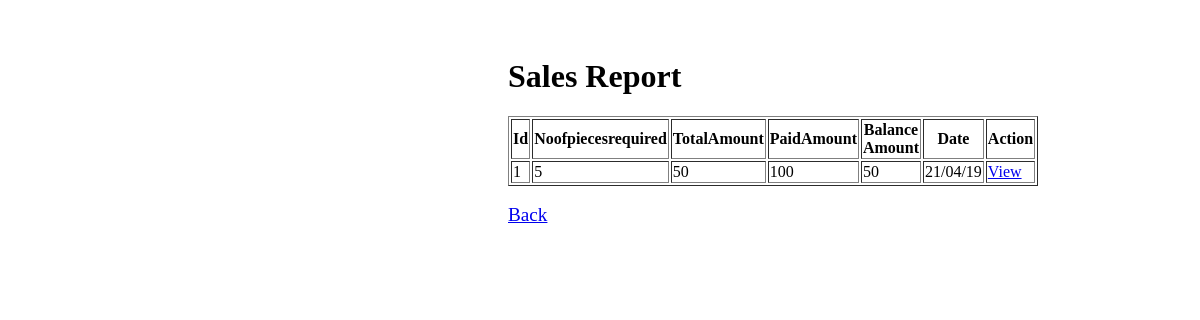
The app's page /viewbill.php?id=2 with its own data.
### tables this page shows
CREATE TABLE `bill` (
  `id` int(20) NOT NULL,
  `medicine_id` int(200) NOT NULL,
  `Noofpiecesrequired` int(200) NOT NULL,
  `TotalAmount` int(200) NOT NULL,
  `PaidAmount` int(200) NOT NULL,
  `dates` varchar(200) NOT NULL
);

### viewbill.php (the view, shortened to what this page needs)
<html>
<head>
</head>
<body>
<h1>Sales Report</h1>
<?php
include 'db.php';
$id =$_REQUEST['id'];
$result = mysqli_query($conn,"SELECT * FROM bill where medicine_id='$id'");
echo "<table border='1' bgcolor='#fff'>
<tr>
<th>Id</th>
<th>Noofpiecesrequired</th>
<th>TotalAmount</th>
<th>PaidAmount</th>
<th>Balance Amount</th>
<th>Date</th>
<th>Action</th>
</tr>";
while($row = mysqli_fetch_array($result))
  {
	  $TotalAmount=$row['TotalAmount'];
	  $PaidAmount=$row['PaidAmount'];
	  $totalcons=$PaidAmount - $TotalAmount;
  echo "<tr>";
  echo "<td>" . $row['id'] . "</td>";
  echo "<td>" . $row['Noofpiecesrequired'] . "</td>";
  echo "<td>" . $TotalAmount . "</td>";
  echo "<td>". $PaidAmount."</td>";
  echo "<td>" . $totalcons . "</td>";
  echo "<td>" . $row['dates'] . "</td>";
 echo "<td><a rel='facebox' href='viewpayment.php?id=".$row['id']."'>View </a> ";
  echo "</tr>";
  }
echo "</table>";
?>
<br>
<div class="back"><a href="bill.php">Back</a></div>
</body>
</html>

### viewbill.php (style rules this page uses)
body { background-image: url(https://png.pngtree.com/thumb_back/fh260/back_our/20190625/ourmid/pngtree-blue-mobile-phone-scan-code-payment-technology-banner-background-image_260854.jpg); background-size: 100%; padding-left: 500px; padding-top: 50px; }
table { width:300px; }
.back { font-size: larger; }

### records on screen
bill: id "1", Noofpiecesrequired "5", TotalAmount "50", PaidAmount "100", dates "21/04/19"
